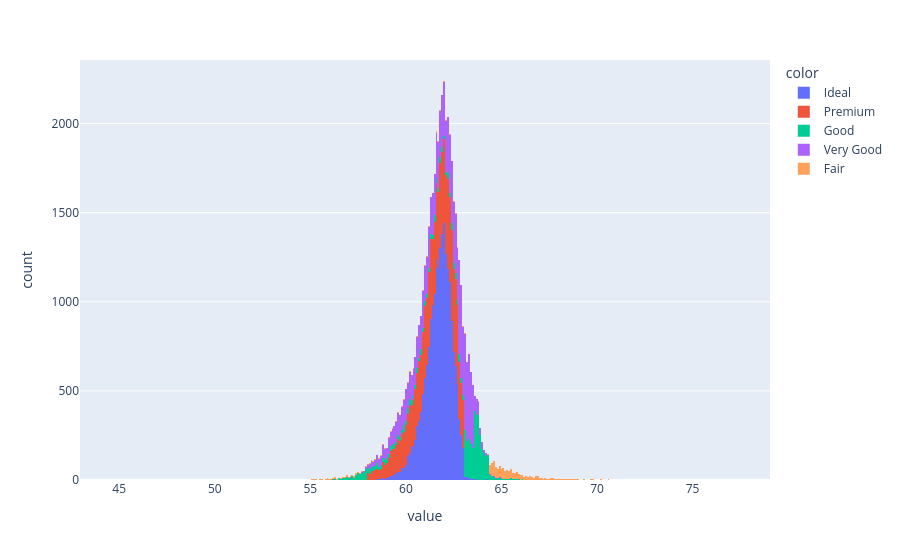

Notebook source saved alongside this figure:
### Markdown cell above
## Plotly

### Code cell
px.histogram(data.depth, color=data.cut)

### Figure 1 — Plotly figure (JSON) as saved in the notebook; plotly's stock layout.template omitted (floating-point values rounded to 4 significant figures; data arrays with more than 128 entries replaced by an {"elided": "..."} marker saying what was removed)
{"data": [{"alignmentgroup": "True", "bingroup": "x", "hovertemplate": "color=Ideal<br>value=%{x}<br>count=%{y}<extra></extra>", "legendgroup": "Ideal", "marker": {"color": "#636efa", "pattern": {"shape": ""}}, "name": "Ideal", "offsetgroup": "Ideal", "orientation": "v", "showlegend": true, "type": "histogram", "x": {"elided": "21551 float values"}, "xaxis": "x", "yaxis": "y"}, {"alignmentgroup": "True", "bingroup": "x", "hovertemplate": "color=Premium<br>value=%{x}<br>count=%{y}<extra></extra>", "legendgroup": "Premium", "marker": {"color": "#EF553B", "pattern": {"shape": ""}}, "name": "Premium", "offsetgroup": "Premium", "orientation": "v", "showlegend": true, "type": "histogram", "x": {"elided": "13793 float values"}, "xaxis": "x", "yaxis": "y"}, {"alignmentgroup": "True", "bingroup": "x", "hovertemplate": "color=Good<br>value=%{x}<br>count=%{y}<extra></extra>", "legendgroup": "Good", "marker": {"color": "#00cc96", "pattern": {"shape": ""}}, "name": "Good", "offsetgroup": "Good", "orientation": "v", "showlegend": true, "type": "histogram", "x": {"elided": "4906 float values"}, "xaxis": "x", "yaxis": "y"}, {"alignmentgroup": "True", "bingroup": "x", "hovertemplate": "color=Very Good<br>value=%{x}<br>count=%{y}<extra></extra>", "legendgroup": "Very Good", "marker": {"color": "#ab63fa", "pattern": {"shape": ""}}, "name": "Very Good", "offsetgroup": "Very Good", "orientation": "v", "showlegend": true, "type": "histogram", "x": {"elided": "12083 float values"}, "xaxis": "x", "yaxis": "y"}, {"alignmentgroup": "True", "bingroup": "x", "hovertemplate": "color=Fair<br>value=%{x}<br>count=%{y}<extra></extra>", "legendgroup": "Fair", "marker": {"color": "#FFA15A", "pattern": {"shape": ""}}, "name": "Fair", "offsetgroup": "Fair", "orientation": "v", "showlegend": true, "type": "histogram", "x": {"elided": "1610 float values"}, "xaxis": "x", "yaxis": "y"}], "layout": {"autosize": true, "barmode": "relative", "legend": {"title": {"text": "color"}, "tracegroupgap": 0}, "margin": {"t": 60}, "xaxis": {"anchor": "y", "autorange": true, "domain": [0, 1], "range": [42.95, 79.05], "title": {"text": "value"}, "type": "linear"}, "yaxis": {"anchor": "x", "autorange": true, "domain": [0, 1], "range": [0, 2357.0], "title": {"text": "count"}}}}
